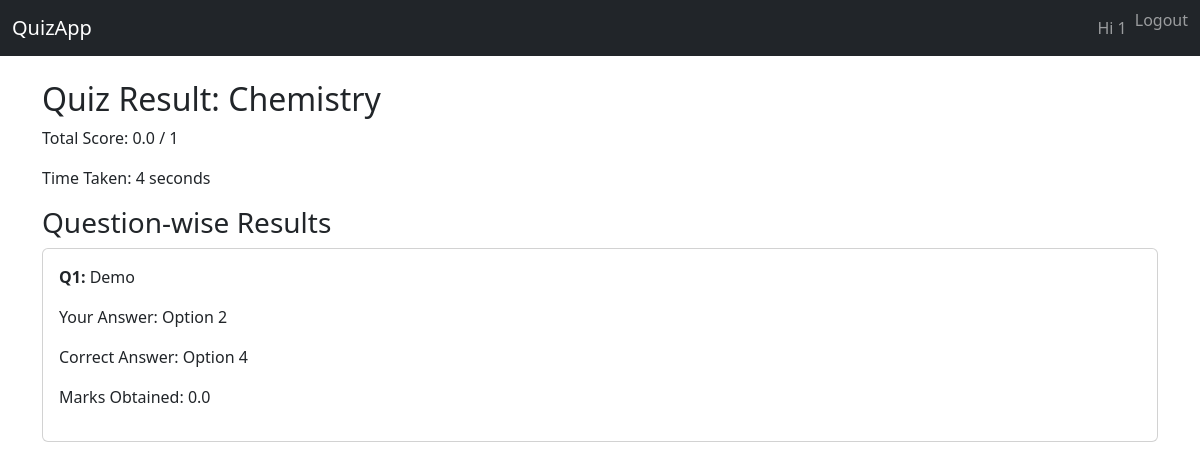
The app's page /result/18/ (signed in) with its own data.
### userauths/models.py (models this page shows, shortened)
class CustomUser(AbstractUser):
    full_name = models.CharField(max_length=200, blank=True)
    college = models.CharField(max_length=200, blank=True)

### quiz/models.py (models this page shows, shortened)
class QuizAttempt(models.Model):
    student = models.ForeignKey(User, on_delete=models.CASCADE)
    quiz = models.ForeignKey(Quiz, on_delete=models.CASCADE)
    start_time = models.DateTimeField(default=timezone.now)
    submitted_at = models.DateTimeField(null=True, blank=True)
    total_score = models.FloatField(null=True, blank=True)
    time_taken = models.PositiveIntegerField(null=True, blank=True, help_text='time taken in seconds')

class Quiz(models.Model):
    STATUS_CHOICES = [('draft', 'Draft'), ('published', 'Published')]
    title = models.CharField(max_length=200)
    description = models.TextField(blank=True)
    duration = models.PositiveIntegerField(help_text='Duration in minutes')
    total_marks = models.PositiveIntegerField(default=0)
    status = models.CharField(max_length=10, choices=STATUS_CHOICES, default='draft')
    publish_date = models.DateTimeField(null=True, blank=True)
    created_at = models.DateTimeField(auto_now_add=True)
    updated_at = models.DateTimeField(auto_now=True)

class StudentAnswer(models.Model):
    attempt = models.ForeignKey(QuizAttempt, on_delete=models.CASCADE, related_name='answers')
    question = models.ForeignKey(Question, on_delete=models.CASCADE)
    selected_option = models.CharField(max_length=1, blank=True, null=True)
    is_correct = models.BooleanField(default=False)
    marks_obtained = models.FloatField(default=0)

class Question(models.Model):
    quiz = models.ForeignKey(Quiz, on_delete=models.CASCADE, related_name='questions')
    image = models.ImageField(upload_to='question_images/', blank=True, null=True)
    question_text = models.TextField(blank=True, null=True)
    option1 = models.CharField(max_length=300, blank=True, null=True)
    option1_image = models.ImageField(upload_to='option_images/', blank=True, null=True)
    option2 = models.CharField(max_length=300, blank=True, null=True)
    option2_image = models.ImageField(upload_to='option_images/', blank=True, null=True)
    option3 = models.CharField(max_length=300, blank=True, null=True)
    option3_image = models.ImageField(upload_to='option_images/', blank=True, null=True)
    option4 = models.CharField(max_length=300, blank=True, null=True)
    option4_image = models.ImageField(upload_to='option_images/', blank=True, null=True)
    CORRECT_CHOICES = [('1', '1'), ('2', '2'), ('3', '3'), ('4', '4')]
    correct_answer = models.CharField(max_length=1, choices=CORRECT_CHOICES)
    marks = models.PositiveIntegerField(default=1)

### quiz/views.py (the view)
# urls.py: path('result/<int:attempt_id>/', views.result_view, name='result'),
@login_required
def result_view(request, attempt_id):
    attempt = get_object_or_404(QuizAttempt, id=attempt_id, student=request.user)
    return render(request, 'quiz/result.html', {
        'attempt': attempt,
        'answers': attempt.answers.all()
    })

### quiz/templates/quiz/result.html
{% extends "base.html" %}
{% block content %}
<h2>Quiz Result: {{ attempt.quiz.title }}</h2>
<p>Total Score: {{ attempt.total_score }} / {{ attempt.quiz.total_marks }}</p>
<p>Time Taken: {{ attempt.time_taken }} seconds</p>
<h3>Question-wise Results</h3>
{% for ans in answers %}
<div class="card mb-2">
  <div class="card-body">
    <p><strong>Q{{ forloop.counter }}:</strong> {{ ans.question.question_text }}</p>
    <p>Your Answer:
        {% if ans.selected_option %}
            Option {{ ans.selected_option }}
        {% else %}
            Not answered
        {% endif %}
    </p>
    <p>Correct Answer: Option {{ ans.question.correct_answer }}</p>
    <p>Marks Obtained: {{ ans.marks_obtained }}</p>
  </div>
</div>
{% endfor %}
{% endblock %}

### templates/base.html (shortened to what this page needs)
<!DOCTYPE html>
<html lang="en">
<head>
    <link href="https://cdn.jsdelivr.net/npm/bootstrap@5.3.0/dist/css/bootstrap.min.css" rel="stylesheet">
</head>
<body>
<nav class="navbar navbar-expand-lg navbar-dark bg-dark">
  <div class="container-fluid">
    <a class="navbar-brand" href="{% url 'quiz:quiz_list' %}">QuizApp</a>
    <div class="collapse navbar-collapse" id="navbarContent">
      <ul class="navbar-nav ms-auto mb-2 mb-lg-0">
        {% if user.is_authenticated %}
          <li class="nav-item"><a class="nav-link" href="#">Hi {{ user.username }}</a></li>
          <li class="nav-item">
            <form method="post" action="{% url 'logout' %}">
              <button type="submit" class="btn btn-link nav-link p-0">Logout</button>
            </form>
          </li>
        {% else %}
          <li class="nav-item"><a class="nav-link" href="{% url 'login' %}">Login</a></li>
          <li class="nav-item"><a class="nav-link" href="{% url 'userauths:signup' %}">Sign Up</a></li>
        {% endif %}
      </ul>
    </div>
  </div>
</nav>
<div class="container mt-4 mb-5">
    {% block content %}{% endblock %}
</div>
</body>
</html>

### records on screen
CustomUser: username "1"
QuizAttempt: quiz "Chemistry", total_score "0.0", quiz.total_marks "1", time_taken "4"
StudentAnswer: question.question_text "Demo", selected_option "2", question.correct_answer "4", marks_obtained "0.0"
